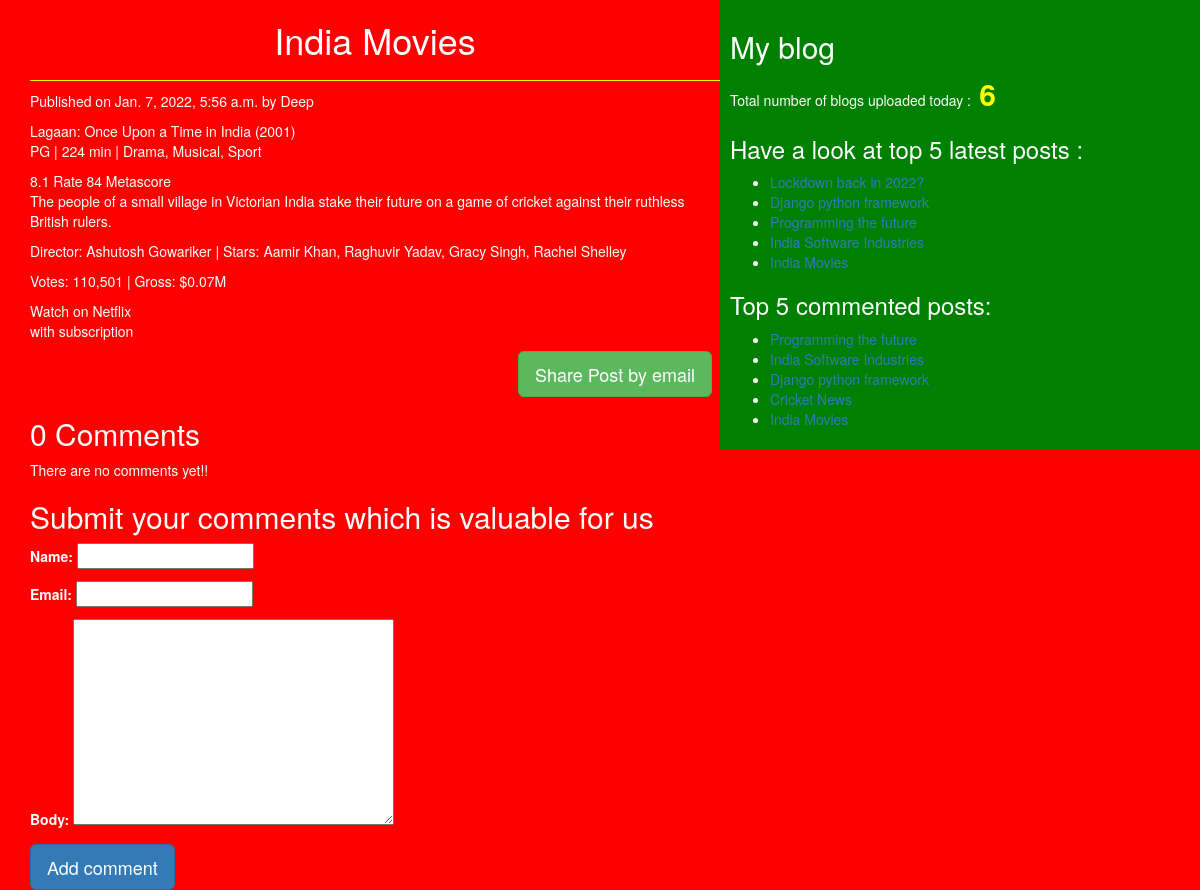
Page /2022/01/07/india-movies/ on the committed database.
### blog/models.py (models this page shows, shortened)
class Post(models.Model):
    STATUS_CHOICES=(('draft','Draft'),('published','Published'))
    title=models.CharField(max_length=256)
    slug=models.SlugField(max_length=264,unique_for_date='publish')
    author=models.ForeignKey(User,related_name='blog_posts',on_delete=models.CASCADE)
    body=models.TextField()
    publish=models.DateTimeField(default=timezone.now)
    created=models.DateTimeField(auto_now_add=True)
    updated=models.DateTimeField(auto_now=True)
    status=models.CharField(max_length=10,choices=STATUS_CHOICES,default='draft')
    objects=CustomManager()
    tags=TaggableManager()
    class Meta:
        ordering=('-publish',)
    def get_absolute_url(self):
        return reverse('post_detail',args=[self.publish.year,self.publish.strftime('%m'),self.publish.strftime('%d'),self.slug])

### blog/views.py (the view)
# urls.py: re_path(r'^(?P<year>\d{4})/(?P<month>\d{2})/(?P<day>\d{2})/(?P<post>[-\w]+)/$',views.post_detail_view,name="post_detail"),
def post_detail_view(request,year,month,day,post):
    cpost=get_object_or_404(Post,slug=post,
                           status='published',
                           publish__year=year,
                           publish__month=month,
                           publish__day=day)
    comments=cpost.comments.filter(active=True)
    csubmit=False
    if request.method=='POST':
        form=CommentForm(request.POST)
        if form.is_valid():
            new_comment=form.save(commit=False)
            new_comment.post=cpost
            new_comment.save()
            csubmit=True
    else:
        form=CommentForm()
    return render(request,'blog/post_detail.html',{'post':cpost,'form':form,'csubmit':csubmit,'comments':comments})

### blog/forms.py
class CommentForm(forms.ModelForm):
    class Meta:
        model=Comment
        fields=('name','email','body')

### blog/models.py (called while the page is built)
    def get_queryset(self):
        return super().get_queryset().filter(status='published')

### blog/templatetags/bolg_tags.py (called while the page is built)
@register.simple_tag(name='my_tag')
def total_posts():
    return Post.objects.count()

@register.inclusion_tag('blog/latest_post123.html')
def show_latest_posts(count=3):
    latest_post=Post.objects.order_by('-publish')[:count]
    return {'latest_post':latest_post}

@register.simple_tag()
def get_most_commented_posts(count=5):
    return Post.objects.annotate(total_comments=Count('comments')).order_by('-total_comments')[:count]

### templates/blog/post_detail.html (shortened to what this page needs)
<!DOCTYPE html>
{%extends "blog/base.html" %}
    {%block content%}
        <h1>{{post.title}}</h1>
        <p id="date">Published on {{post.publish}} by {{post.author|title}}</p>
        {{post.body|linebreaks}}
        <div class="container" align="center">
            <a href="/{{post.id}}/share" class="btn btn-lg btn-success">Share Post by email</a>
        </div>
{%with comments.count as comments_count%}
<h2>{{comments_count}} Comment{{comments_count|pluralize}}</h2>
{% endwith %}
{% if comments %}
{%for comment in comments%}
<p id="ch"> Comment {{forloop.counter}} by {{comment.name}} on {{comment.created}}</p>
<div class="cb">{{comment.body|linebreaks}}</div>
{%endfor%}
<hr>
{%else%}
<p>There are no comments yet!!</p>
{%endif%}
{% if csubmit %}
<h2>Your comment added successfully</h2>
{%else%}
<h2>Submit your comments which is valuable for us</h2>
<form method="post">
    {{form.as_p}}
    <input type="submit" class="btn btn-primary btn-lg" value="Add comment">
    </form>
{%endif%}
    {%endblock%}

### templates/blog/base.html (shortened to what this page needs)
<!DOCTYPE html>
{%load static%}
{%load bolg_tags %}
<html lang="en" dir="ltr">
<head>
    <link rel="stylesheet" href="https://maxcdn.bootstrapcdn.com/bootstrap/3.3.7/css/bootstrap.min.css"
>
    <link rel="stylesheet" href="{%static "css/blog.css" %}">
</head>
<body>
<div class="content">
    {%block content%}{%endblock%}
</div>
<div class="sidebar">
    <h2>My blog</h2>
    <p>Total number of blogs uploaded today :<span id="pcount"> {% my_tag %}</span></p>
    <h3>Have a look at top 5 latest posts :</h3>{% show_latest_posts 5%}
    <h3>Top 5 commented posts:</h3>
    {%get_most_commented_posts as most_commented_posts%}
    <ul>
        {%for post in most_commented_posts%}
        <li><a href="{{post.get_absolute_url}}">{{post.title}}</a></li>
        {%endfor%}
    </ul>
</div>
</body>
</html>

### templates/blog/latest_post123.html
<ul>
    {% for post in latest_post %}
    <li><a href="{{post.get_absolute_url}}">{{post.title}}</a></li>
    {%endfor%}
</ul>

### static/css/blog.css (style rules this page uses)
.content { width:60%; float:left; padding:0 0 0 30px; background:red; height:100%; }
.sidebar { width:40%; float:right; padding:10px; background:green; height:100%; }
h1 { text-align:center; border-bottom:1px solid yellow; padding-bottom:20px; }
body { color:white; background:red; }
#pcount { font-size:30px; color:yellow; font-weight:bold; }

### rows in the picture
Post: title "India Movies", publish "Jan. 7, 2022, 5:56 a.m.", author "Deep", body "Lagaan: Once Upon a Time in India (2001) PG | 224 min | Drama, Musical, Sport 8.1 Rate 84 Metascore The people of a small village in Victorian India stake their future on a game of cricket against their ruthless British rulers. Director: Ashutosh Gowariker | Stars: Aamir Khan, Raghuvir Yadav, Gracy Singh, Rachel Shelley Votes: 110,501 | Gross: $0.07M Watch on Netflix with subscription"
Post: title "Lockdown back in 2022?"
Post: title "Django python framework"
Post: title "Programming the future"
Post: title "India Software Industries"
Post: title "Cricket News"

### other values in the picture
{{ comments_count }} "0"
